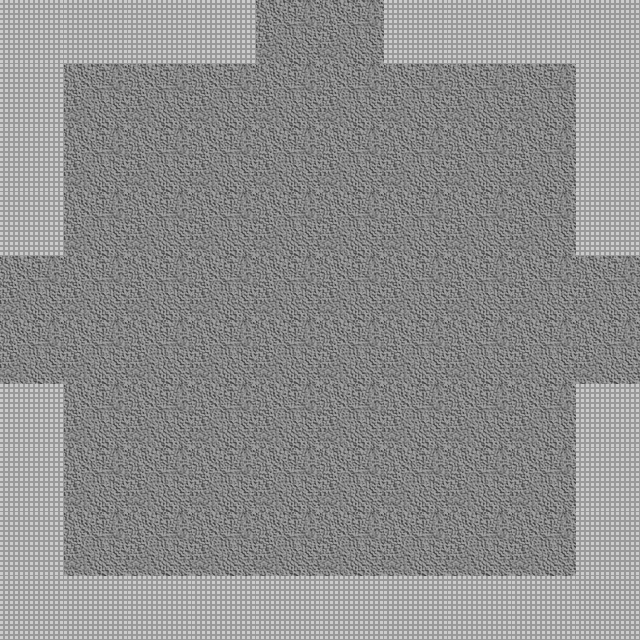

This game map was drawn from its Tiled (.tmx) file and the tilesets committed beside it. A one-line description and the trimmed map source follow:
An orthogonal 10x10 tile map with 64x64 px tiles, 2 tile layers (Floor, Wall), 2 tilesets and 4 objects.

<map version="1.0" orientation="orthogonal" renderorder="right-down" width="10" height="10" tilewidth="64" tileheight="64" nextobjectid="23">
 <properties>
  <property name="unity:resource" value="True" />
  <property name="unity:tag" value="Room" />
 </properties>
 <tileset firstgid="1" name="DungeonTilePH" tilewidth="64" tileheight="64" tilecount="2">
  <image source="../Sprites/DungeonTilePH.png" width="128" height="64" />
  <tile id="0">
   <objectgroup draworder="index" />
  </tile>
  <tile id="1">
   <objectgroup draworder="index">
    <object id="0" x="-0.25" y="-0.25" width="64.375" height="64.125" />
   </objectgroup>
  </tile>
 </tileset>
 <tileset firstgid="3" name="BlobPH" tilewidth="64" tileheight="64" tilecount="3">
  <image source="../Sprites/BlobPH.png" width="192" height="64" />
  <tile id="0">
   <properties>
    <property name="Spawn" value="fl1mob" />
   </properties>
  </tile>
 </tileset>
 <layer name="Floor" width="10" height="10">
  <properties>
   <property name="unity:sortingLayerName" value="Floor" />
   <property name="unity:tag" value="Floor" />
  </properties>
  <data>[100 cells, 100 non-empty, 1 distinct tile ids]</data>
 </layer>
 <layer name="Wall" width="10" height="10">
  <properties>
   <property name="ChildTag" value="Wall" />
   <property name="unity:tag" value="Wall" />
  </properties>
  <data>[100 cells, 30 non-empty, 1 distinct tile ids]</data>
 </layer>
 <objectgroup name="Mobs" />
 <objectgroup name="Exits">
  <object id="17" x="248" y="-21.3333" width="141.333" height="48">
   <properties>
    <property name="Exit" value="N" />
   </properties>
  </object>
  <object id="18" x="-24" y="241.333" width="49.3333" height="152">
   <properties>
    <property name="Exit" value="W" />
   </properties>
  </object>
  <object id="19" x="609.333" y="244" width="48" height="149.333">
   <properties>
    <property name="Exit" value="E" />
   </properties>
  </object>
 </objectgroup>
</map>
